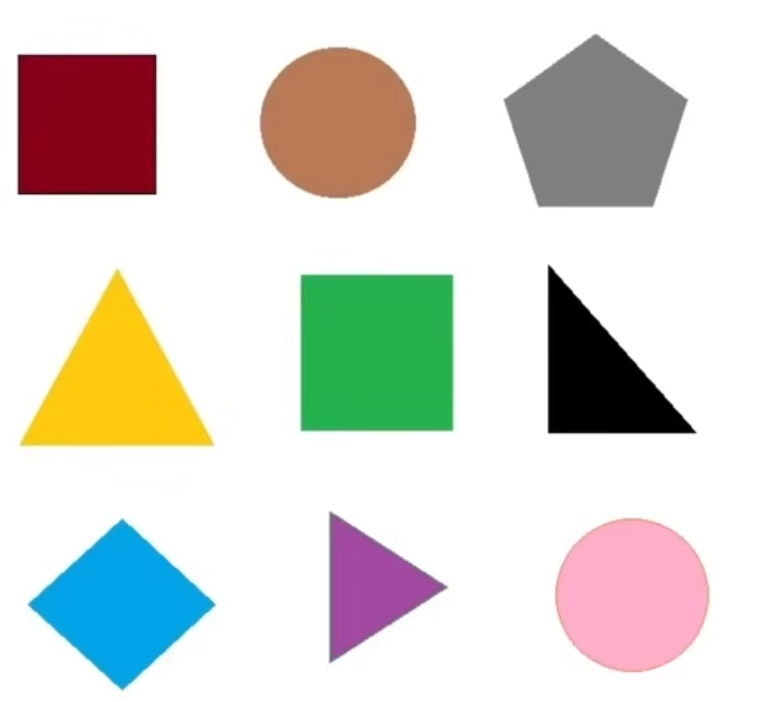
#> input picture image.png, 763 x 702 px, given in place of the camera
$ python tutorial8_testhsv.py
#> lines starting #> are read from the running program, lines starting #| are printed output that depends on the picture; after the words box and inside, x2 and y2 are one past the last pixel; in counts of white or black regions, pixels touching at a corner belong together
import cv2
import numpy as np

def empty(v):
    pass

cap = cv2.VideoCapture(0)

cv2.namedWindow('TrackBar')
cv2.resizeWindow('TrackBar', 640, 320)

cv2.createTrackbar('Hue Min', 'TrackBar',   0, 179, empty)
#> slider 'Hue Min' is set to 35
cv2.createTrackbar('Hue Max', 'TrackBar', 179, 179, empty)
cv2.createTrackbar('Sat Min', 'TrackBar',   0, 255, empty)
#> slider 'Sat Min' is set to 51
cv2.createTrackbar('Sat Max', 'TrackBar', 255, 255, empty)
cv2.createTrackbar('Val Min', 'TrackBar',   0, 255, empty)
#> slider 'Val Min' is set to 51
cv2.createTrackbar('Val Max', 'TrackBar', 255, 255, empty)

while True:
    h_min = cv2.getTrackbarPos('Hue Min', 'TrackBar')
    h_max = cv2.getTrackbarPos('Hue Max', 'TrackBar')
    s_min = cv2.getTrackbarPos('Sat Min', 'TrackBar')
    s_max = cv2.getTrackbarPos('Sat Max', 'TrackBar')
    v_min = cv2.getTrackbarPos('Val Min', 'TrackBar')
    v_max = cv2.getTrackbarPos('Val Max', 'TrackBar')
    #print(h_min, h_max, s_min, s_max, v_min, v_max)

    ret, frame = cap.read()
#> frame is the input picture: shape (702, 763, 3); mean B, G, R 209.3, 216, 217.4
    hsv = cv2.cvtColor(frame, cv2.COLOR_BGR2HSV)
#> hsv: shape (702, 763, 3); mean H, S, V 27.8, 42.8, 230.5

    lower = np.array([h_min, s_min, v_min])
    upper = np.array([h_max, s_max, v_max])

    mask = cv2.inRange(hsv, lower, upper)
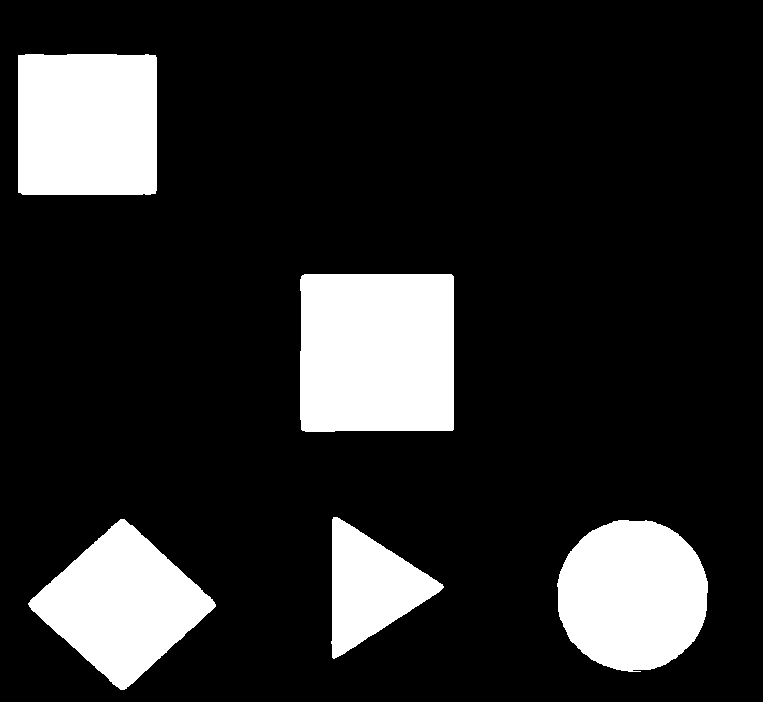
#> mask: shape (702, 763); 16.3% white; 5 white regions, box (x1, y1, x2, y2) and area: (300, 274, 454, 432) 24123, (18, 54, 157, 195) 19513, (557, 520, 708, 672) 18100, (28, 519, 216, 690) 16852, (331, 517, 444, 659) 8492
    result = cv2.bitwise_and(frame, frame, mask=mask)
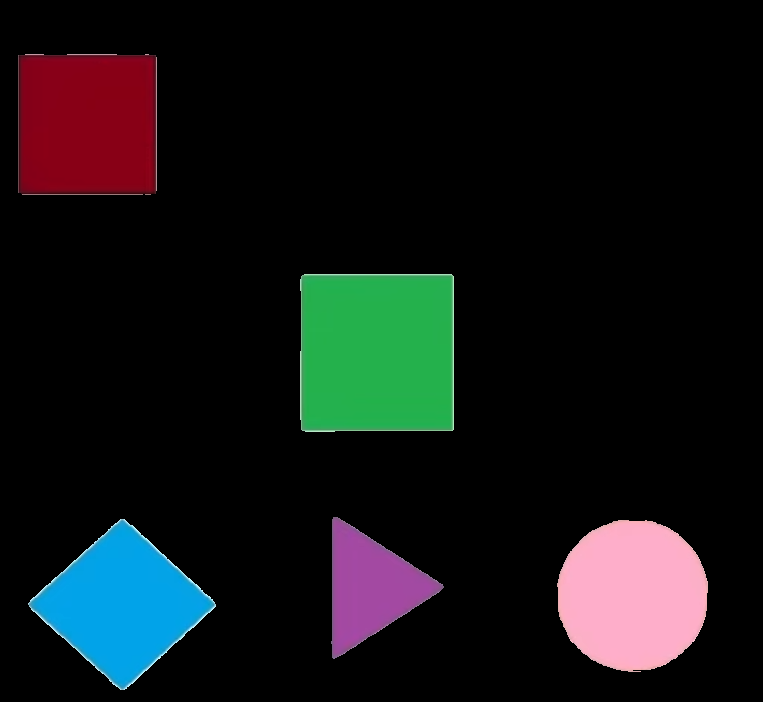
#> result: shape (702, 763, 3); mean B, G, R 21.1, 20.5, 18.2

    cv2.imshow('frame', frame)
    #cv2.imshow('hsv', hsv)
    cv2.imshow('mask', mask)
    cv2.imshow('result', result)
    cv2.waitKey(1)
